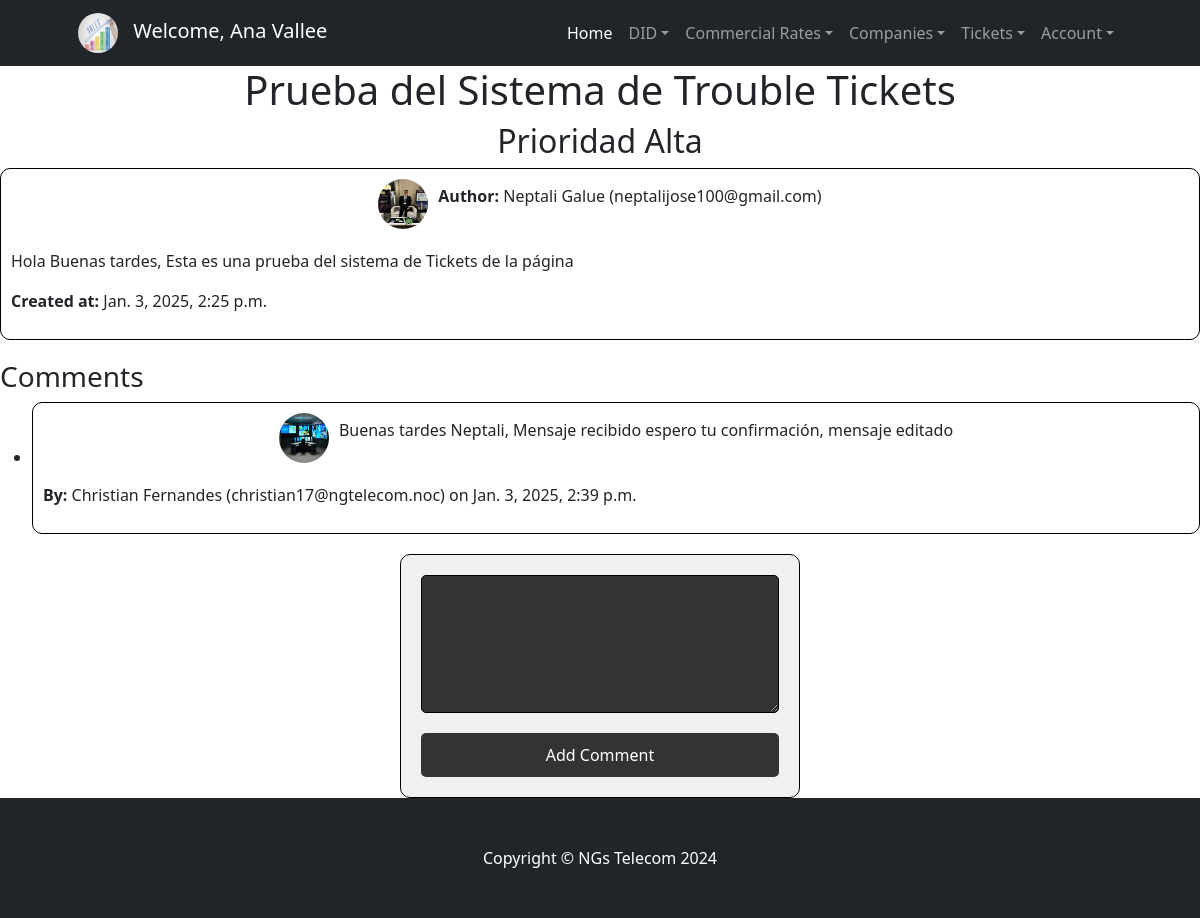
The app's page /DIDs/Tickets/1/ (signed in), older data.
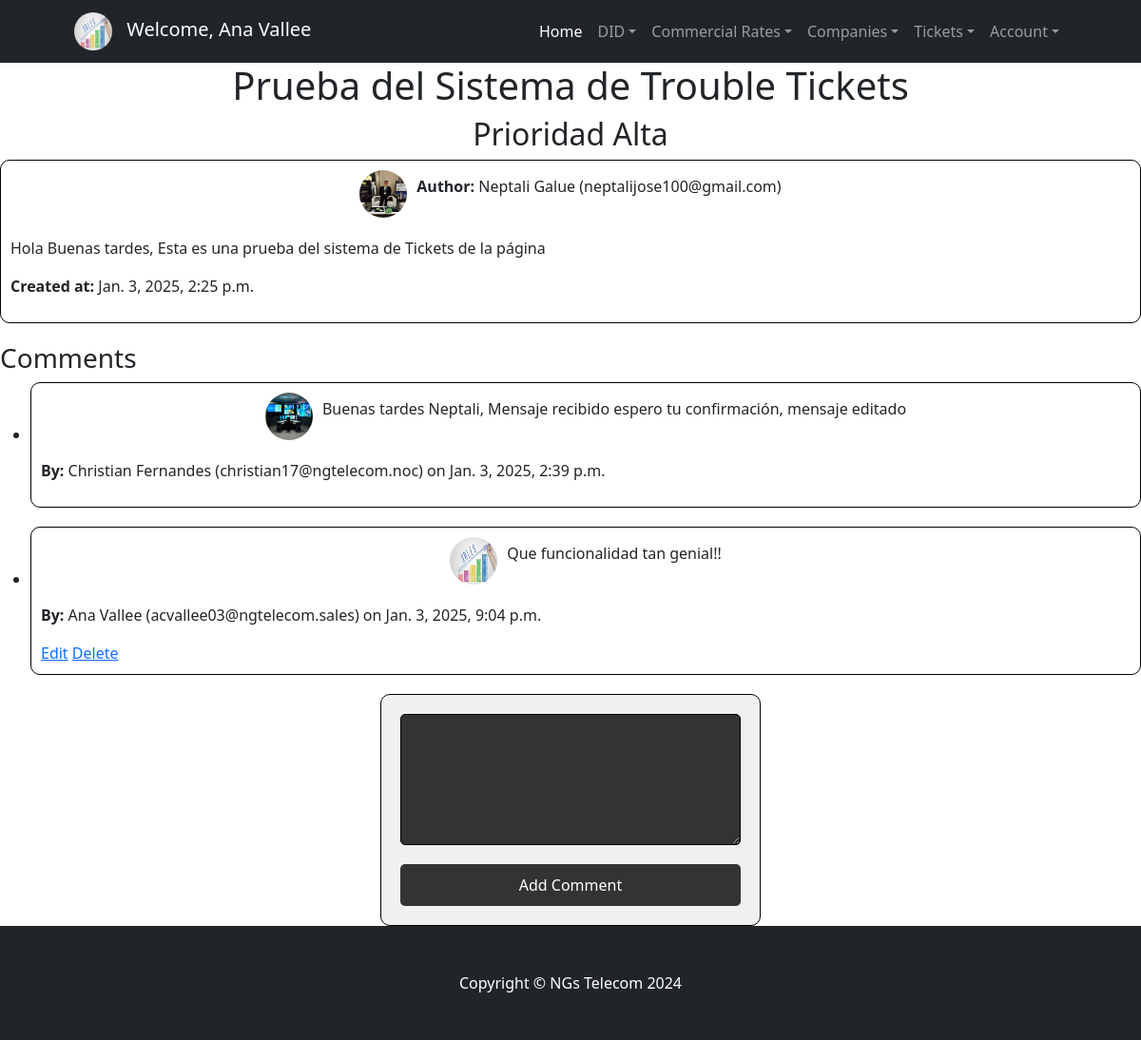
The same page, newer data.
### accounts/models.py (models this page shows, shortened)
class CustomUser(AbstractUser):
    email = models.EmailField(unique=True)
    is_technical = models.BooleanField(default=False)
    is_commercial = models.BooleanField(default=False)
    avatar = models.ImageField(upload_to='avatars/', null=True, blank=True)  # Nuevo campo para el avatar
    USERNAME_FIELD = 'username'
    REQUIRED_FIELDS = ['email', 'first_name', 'last_name']

### DIDs/models.py (models this page shows, shortened)
class TroubleTicket(models.Model):
    title = models.CharField(max_length=100)
    subtitle = models.CharField(max_length=255)
    content = models.TextField()
    created_at = models.DateTimeField(auto_now_add=True)
    author = models.ForeignKey(User, on_delete=models.CASCADE)

class Comment(models.Model):
    ticket = models.ForeignKey(TroubleTicket, related_name='comments', on_delete=models.CASCADE)
    author = models.ForeignKey(User, on_delete=models.CASCADE)
    content = models.TextField()
    created_at = models.DateTimeField(auto_now_add=True)

### DIDs/views.py (the view, shortened to what this page needs)
# urls.py: path('Tickets/<int:pk>/', TicketDetailView.as_view(), name='ticket_detail'),
@method_decorator(login_required, name='dispatch')
@method_decorator(technical_or_commercial_or_superuser_required, name='dispatch')
class TicketDetailView(View):
    def get(self, request, *args, **kwargs):
        ticket = get_object_or_404(TroubleTicket, pk=kwargs['pk'])
        comments = Comment.objects.filter(ticket=ticket)
        return render(request, 'dids/TicketDetail.html', {'ticket': ticket, 'comments': comments})

### DIDs/templates/dids/TicketDetail.html (shortened to what this page needs)
{% load static %}
<!DOCTYPE html>
<html lang="en">
<head>
    <link href="https://cdn.jsdelivr.net/npm/bootstrap-icons@1.4.1/font/bootstrap-icons.css" rel="stylesheet" />
    <link href="css/styles.css" rel="stylesheet" />
    <link href="{% static 'dids/css/styles.css' %}" rel="stylesheet" />
</head>
<body>
    <nav class="navbar navbar-expand-lg navbar-dark bg-dark">
        <div class="container px-lg-5">
            {% if user.is_authenticated %}
                <div class="navbar-brand">
                    {% if user.avatar %}
                        <img src="{{ user.avatar.url }}" alt="Avatar" class="avatar" style="border-radius: 50%; width: 40px; height: 40px; margin-right: 10px;">
                    {% else %}
                        <img src="{% static 'default-avatar.png' %}" alt="Avatar" class="avatar" style="border-radius: 50%; width: 40px; height: 40px; margin-right: 10px;">
                    {% endif %}
                    Welcome, {{ user.first_name }} {{ user.last_name }}
                </div>
            {% else %}
                <a class="navbar-brand" href="#!">NGs Telecom</a>
            {% endif %}
            <div class="collapse navbar-collapse" id="navbarSupportedContent">
                <ul class="navbar-nav ms-auto mb-2 mb-lg-0">
                    <li class="nav-item">
                        <a class="nav-link active" aria-current="page" href="{% url 'Inicio' %}">Home</a>
                    </li>
                    {% if user.is_authenticated %}
                        {% if user.is_technical %}
                            <li class="nav-item dropdown">
                                <a class="nav-link dropdown-toggle" href="#" id="navbarDropdownDID" role="button" data-bs-toggle="dropdown"
                                    aria-expanded="false">DID</a>
                                <ul class="dropdown-menu" aria-labelledby="navbarDropdownDID">
                                    <li><a class="dropdown-item" href="{% url 'RegDIDs' %}">New Number</a></li>
                                    <li><a class="dropdown-item" href="{% url 'BusDIDs' %}">Search Number</a></li>
                                    <li><a class="dropdown-item" href="{% url 'BusDIDsByCompany' %}">Edit Numbers</a></li>
                                </ul>
                            </li>
                            <li class="nav-item dropdown">
                                <a class="nav-link dropdown-toggle" href="#" id="navbarDropdownRates" role="button" data-bs-toggle="dropdown"
                                    aria-expanded="false">Commercial Rates</a>
                                <ul class="dropdown-menu" aria-labelledby="navbarDropdownRates">
                                    <li><a class="dropdown-item" href="{% url 'RegTar' %}">New Offer</a></li>
                                    <li><a class="dropdown-item" href="{% url 'BusTar' %}">Search Rate</a></li>
                                </ul>
                            </li>
                            <li class="nav-item dropdown">
                                <a class="nav-link dropdown-toggle" href="#" id="navbarDropdownCompanies" role="button" data-bs-toggle="dropdown"
                                    aria-expanded="false">Companies</a>
                                <ul class="dropdown-menu" aria-labelledby="navbarDropdownCompanies">
                                    <li><a class="dropdown-item" href="{% url 'RegComp' %}">New Company</a></li>
                                    <li><a class="dropdown-item" href="{% url 'BusComp' %}">Search Company</a></li>
                                </ul>
                            </li>
                        {% elif user.is_commercial %}
                            <li class="nav-item dropdown">
                                <a class="nav-link dropdown-toggle" href="#" id="navbarDropdownDID" role="button" data-bs-toggle="dropdown"
                                    aria-expanded="false">DID</a>
                            </li>
                            <li class="nav-item dropdown">
                                <a class="nav-link dropdown-toggle" href="#" id="navbarDropdownRates" role="button" data-bs-toggle="dropdown"
                                    aria-expanded="false">Commercial Rates</a>
                            </li>
                            <li class="nav-item dropdown">
                                <a class="nav-link dropdown-toggle" href="#" id="navbarDropdownCompanies" role="button" data-bs-toggle="dropdown"
                                    aria-expanded="false">Companies</a>
                            </li>
                        {% endif %}
                        <li class="nav-item dropdown">
                            <a class="nav-link dropdown-toggle" href="#" id="navbarDropdownTickets" role="button" data-bs-toggle="dropdown"
                                aria-expanded="false">Tickets</a>
                        </li>
                        <li class="nav-item dropdown">
                            <a class="nav-link dropdown-toggle" href="#" id="navbarDropdownAccount" role="button" data-bs-toggle="dropdown"
                                aria-expanded="false">Account</a>
                        </li>
                    {% else %}
                        <li class="nav-item">
                            <a class="nav-link" href="{% url 'Login' %}">Sign In</a>
                        </li>
                    {% endif %}
                </ul>
        </div>
    </div>
</nav>
{% block contenidoQueCambia %}
<h1>{{ ticket.title }}</h1>
<h2>{{ ticket.subtitle }}</h2>
<div class="box">
    <div class="author-info">
        <img src="{{ ticket.author.avatar.url }}" alt="{{ ticket.author.first_name }}'s avatar">
        <p><strong>Author:</strong> {{ ticket.author.first_name }} {{ ticket.author.last_name }} ({{ ticket.author.email }})</p>
    </div>
    <p>{{ ticket.content }}</p>
    <p><strong>Created at:</strong> {{ ticket.created_at }}</p>
</div>
<h3>Comments</h3>
<ul>
    {% for comment in comments %}
        <li class="box">
            <div class="comment">
                <img src="{{ comment.author.avatar.url }}" alt="{{ comment.author.first_name }}'s avatar">
                <p>{{ comment.content }}</p>
            </div>
            <p><strong>By:</strong> {{ comment.author.first_name }} {{ comment.author.last_name }} ({{ comment.author.email }}) on {{ comment.created_at }}</p>
            {% if request.user == comment.author %}
                <a href="{% url 'edit_comment' pk=comment.pk %}">Edit</a>
                <a href="{% url 'delete_comment' pk=comment.pk %}">Delete</a>
            {% endif %}
        </li>
    {% endfor %}
</ul>
<form method="post">
    <textarea name="content" id="content" rows="5" required></textarea>
    <input type="submit" value="Add Comment">
</form>
{% endblock %}
<footer class="py-5 bg-dark">
    <div class="container">
        <p class="m-0 text-center text-white">Copyright &copy; NGs Telecom 2024</p>
    </div>
</footer>
</body>
</html>

### DIDs/templates/dids/TicketDetail.html (style rules this page uses)
body { background-color: white; color: black; font-family: Arial, sans-serif; }
h1, h2 { text-align: center; }
img { width: 50px; height: 50px; border-radius: 50%; margin-right: 10px; }
.author-info, .comment { display: flex; align-items: center; justify-content: center; margin-bottom: 20px; }
.author-info p, .comment p { text-align: center; }
.box { border: 1px solid black; border-radius: 10px; padding: 10px; margin-bottom: 20px; }
form { max-width: 400px; margin: 0 auto; padding: 20px; border: 1px solid black; border-radius: 10px; background-color: #f0f0f0; }
label, input, textarea { display: block; width: 100%; margin-bottom: 10px; }
textarea, input[type="text"], input[type="email"] { padding: 8px; border-radius: 5px; border: 1px solid black; background-color: #333; color: white; }
input[type="submit"] { padding: 10px 20px; border: none; border-radius: 5px; background-color: #333; color: white; cursor: pointer; margin-top: 20px; }

Row changes from the older to the newer data that the page shows:
added Comment: author.avatar (picture), content "Que funcionalidad tan genial!!", author.first_name "Ana", author.last_name "Vallee", author.email "acvallee03@ngtelecom.sales", created_at "Jan. 3, 2025, 9:04 p.m.", shows "Edit"
